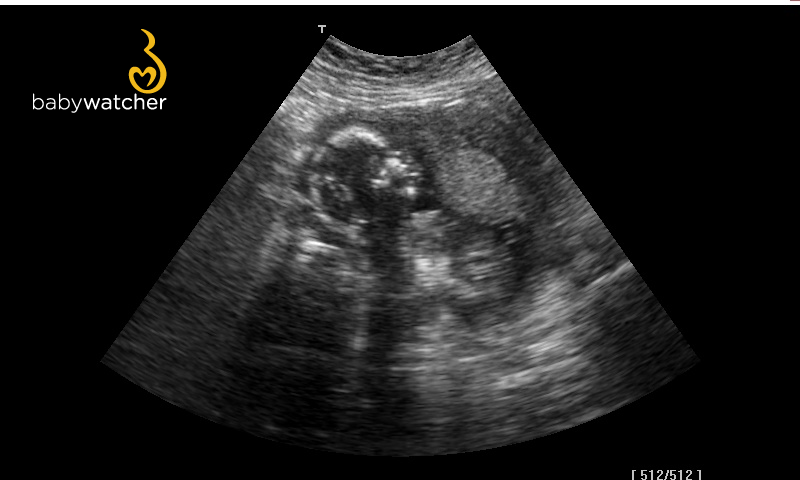
#> input picture src/Yolo/19150_2021-01-24_19.28_192759151.png, 800 x 480 px
$ python -i Process.py   (imports and definitions only)
#> lines starting #> are read from the running program, lines starting #| are printed output that depends on the picture
import numpy as np
import pandas as pd
from PIL import Image, ImageEnhance
from scipy import ndimage

stats = False


# Step 1: crop out parts with low information (outer part of image)
def crop(image, thresh):
    temp = pd.DataFrame(image)
    temp = temp.replace([0, 255, 254], np.nan)
    temp = temp.dropna(thresh=temp.shape[0] * thresh, axis=1)
    temp = temp.dropna(thresh=temp.shape[1] * thresh, axis=0)

    if 0 in temp.shape:
        temp = pd.DataFrame(np.zeros((1, 1)))
    from_y, to_y = temp.columns[0], temp.columns[-1]
    from_x, to_x = temp.index[0], temp.index[-1]
    to_y = to_y + 8 - (to_y - from_y) % 8
    to_x = to_x + 8 - (to_x - from_x) % 8

    cropped = np.copy(image)
    cropped = cropped[from_x:to_x, from_y:to_y]

    if stats: print('Original shape {} \nNew Shape {}'.format(image.shape, cropped.shape))
    return cropped, from_x, from_y


# Step 2: Blur to reduce noise
def blur(image, size):
    return ndimage.median_filter(image, size=size)


# Step 3: Adjust brightness
def brighten(image, strength):
    temp = Image.fromarray(image)
    converter = ImageEnhance.Brightness(temp)
    return np.array(converter.enhance(strength))


# Step 4: Sharpen image (?)
def sharpen(image, strength):
    temp = Image.fromarray(image)
    converter = ImageEnhance.Sharpness(temp)
    return np.array(converter.enhance(strength))


# Step 5: Exaggerate differences by squaring pixels and bring back to range [0, 255]
def square(image):
    temp = image.astype(np.int32)
    temp = temp ** 2
    temp = np.interp(temp, [temp.min(), temp.max()], [0, 255])
    return temp.astype(np.uint8)


# All together:
def process(image, crop_thresh=0.2, blur_size=10, bright_strength=1, sharp_strength=1, square_step=True):
    cr, from_x, from_y = crop(image, crop_thresh)
    if cr.shape[0] == 0 or cr.shape[1] == 0:
        print('cropped whole image')
        return np.array([[0, 0]])
    bl = blur(cr, blur_size)
    bi = brighten(bl, bright_strength)
    sh = sharpen(bi, sharp_strength)
    if square_step:
        ss = square(sh)
        return ss, from_x, from_y
    return sh, from_x, from_y

>>> import cv2
>>> picture = cv2.imread('../Yolo/19150_2021-01-24_19.28_192759151.png', cv2.IMREAD_GRAYSCALE)
#> picture: shape (480, 800); min 0, max 255, mean 29.2
>>> result = process(picture)
#> in crop, `temp = pd.DataFrame(image)`: temp = table of 480 rows and 800 columns
#> in crop, `temp = temp.dropna(thresh=temp.shape[0] * thresh, axis=1)`: temp = table of 480 rows and 527 columns
#> in crop, `temp = temp.dropna(thresh=temp.shape[1] * thresh, axis=0)`: temp = table of 407 rows and 527 columns
#> in crop, `from_y, to_y = temp.columns[0], temp.columns[-1]`: from_y = 134; to_y = 661
#> in crop, `from_x, to_x = temp.index[0], temp.index[-1]`: from_x = 48; to_x = 454
#> in crop, `to_y = to_y + 8 - (to_y - from_y) % 8`: to_y = 662
#> in crop, `to_x = to_x + 8 - (to_x - from_x) % 8`: to_x = 456
#> in crop, `cropped = cropped[from_x:to_x, from_y:to_y]`:
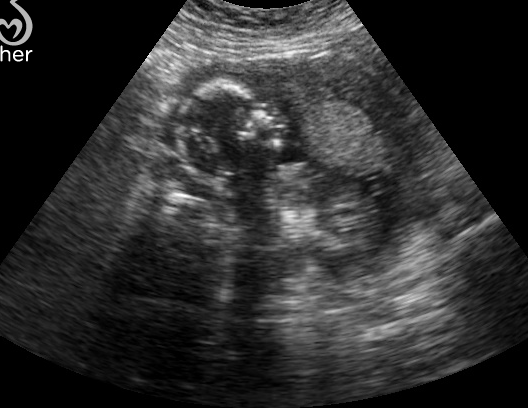
#> cropped: shape (408, 528); min 0, max 255, mean 46
#> in process, `cr, from_x, from_y = crop(image, crop_thresh)`: from_x = 48; from_y = 134
#> in blur, `return ndimage.median_filter(image, size=size)`:
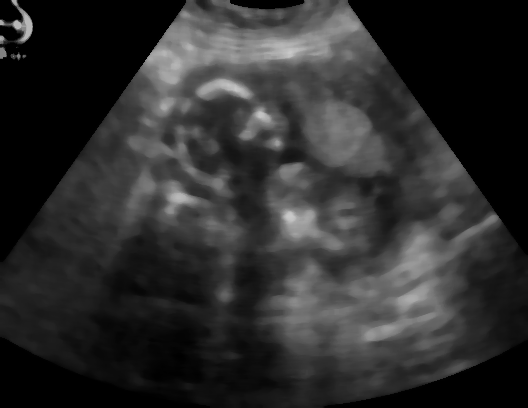
#> returned value: shape (408, 528); min 0, max 201, mean 44.9
#> in square, `temp = temp ** 2`:
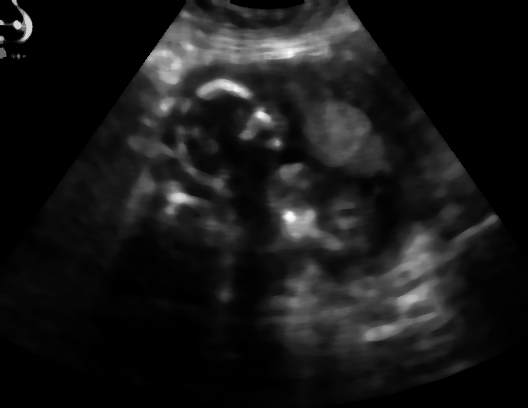
#> temp: shape (408, 528) int32; min 0, max 40401, mean 3837.2; drawn with min black and max white
